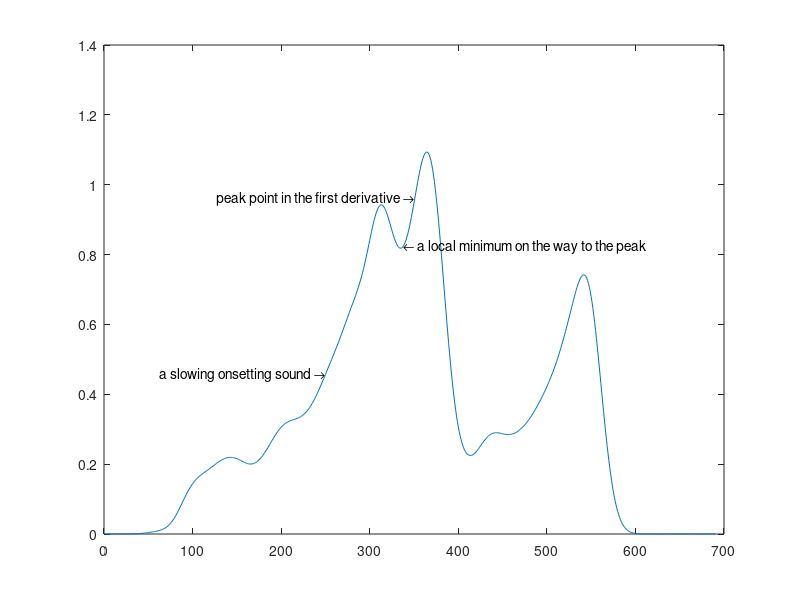

The MATLAB source for this figure:
load SlowlyOnsettingSound.mat
plot(y)
text(250, y(250), 'a slowing onsetting sound \rightarrow', 'HorizontalAlignment', 'right')
text(351, y(351), 'peak point in the first derivative \rightarrow', 'HorizontalAlignment','right')
text(338, y(338), '\leftarrow a local minimum on the way to the peak',
'HorizontalAlignment', 'left')
